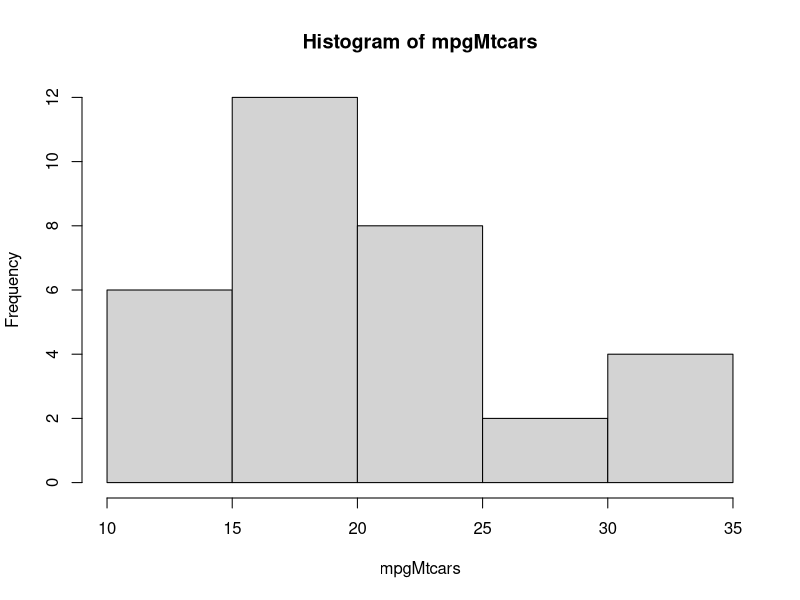
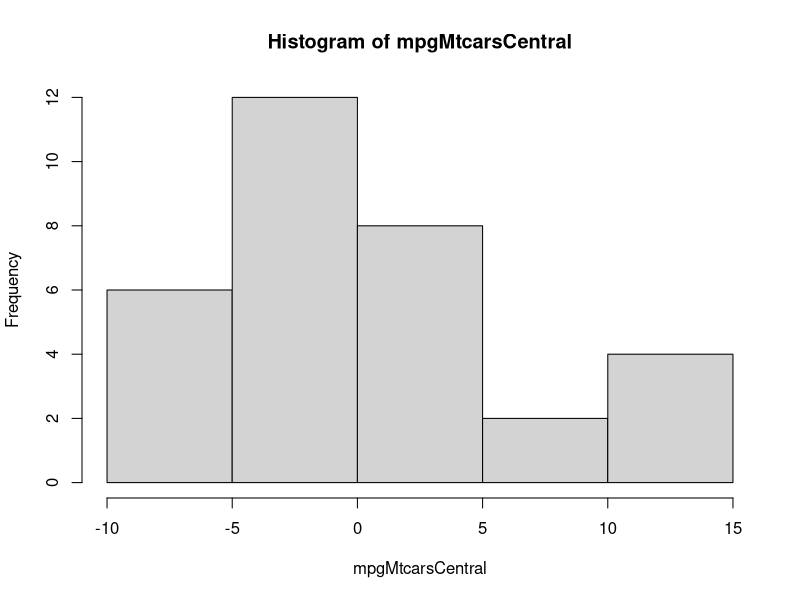

Source code (R) for these figures, in order:
#isolando a coluna mpg da base mtcars
mpgMtcars <- mtcars$mpg

#centralizando o mpg
mpgMtcarsCentral <- mpgMtcars - mean(mpgMtcars)

#comparando os graficos
hist(mpgMtcars)
hist(mpgMtcarsCentral)

